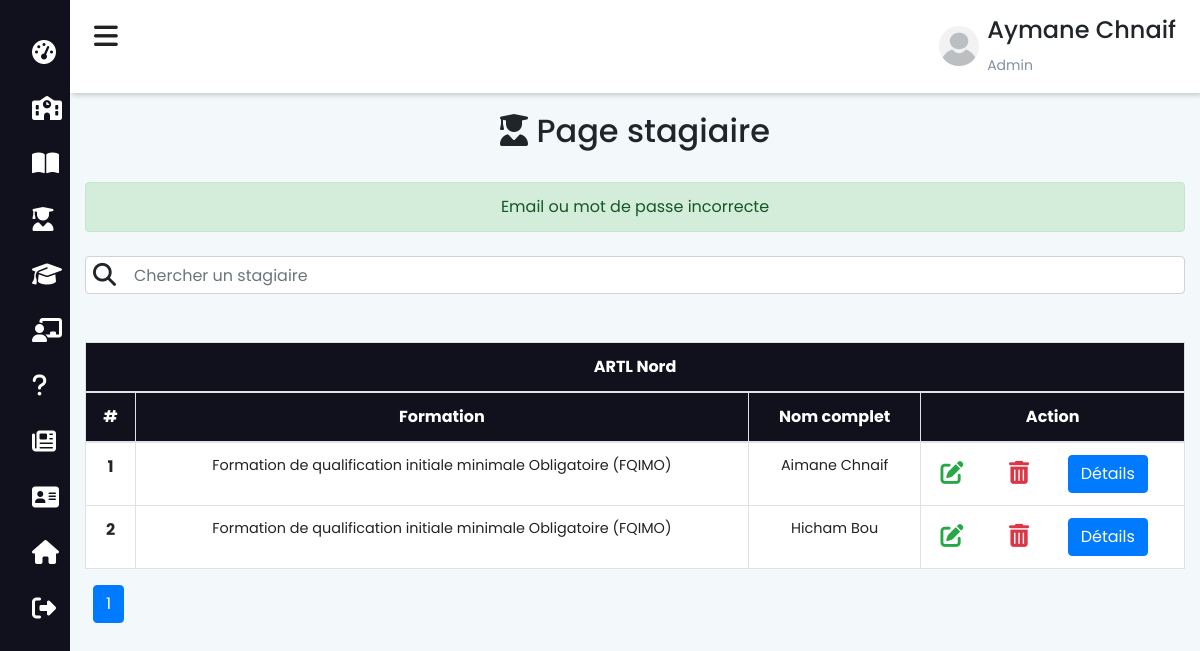
The page /admin/stagiaire.php (signed in) on the database as committed earlier.
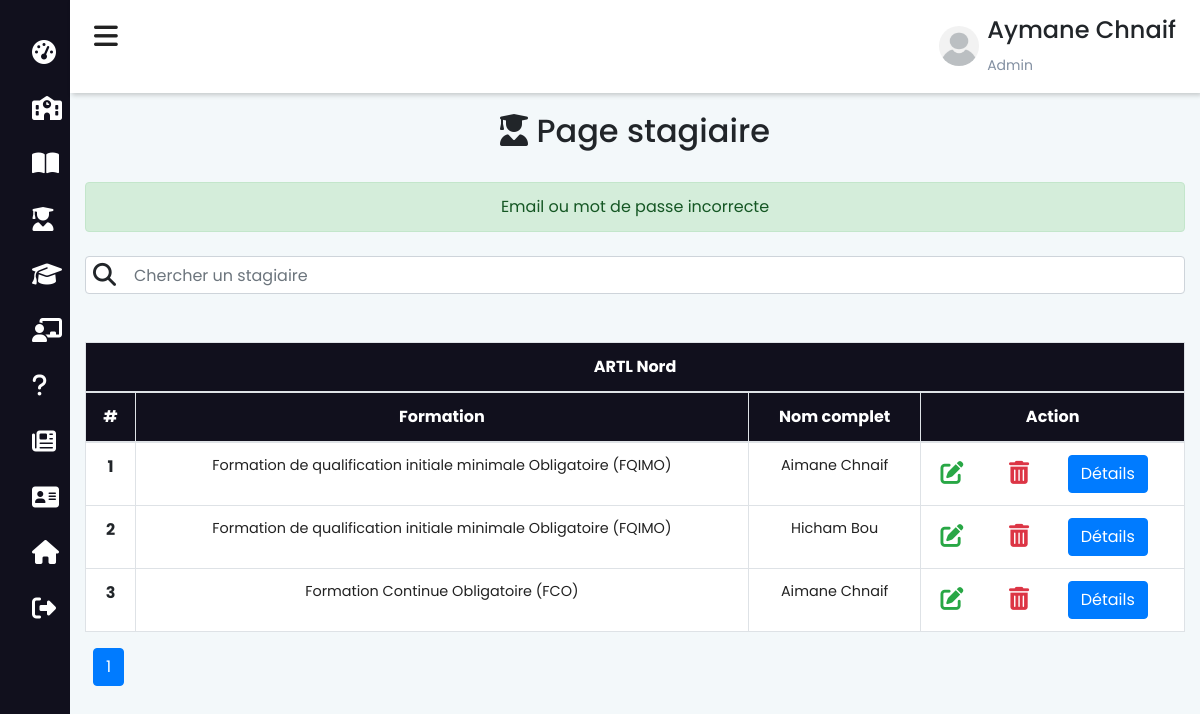
The same page on the database as committed later.
### tables this page shows
CREATE TABLE `etudiant` (
  `etud_id` int(11) NOT NULL,
  `etud_nom` varchar(200) NOT NULL,
  `etud_nom_arab` varchar(200) NOT NULL,
  `etud_prenom` varchar(200) NOT NULL,
  `etud_prenom_arabe` varchar(200) NOT NULL,
  `etud_email` varchar(200) NOT NULL,
  `etud_telephone` varchar(200) NOT NULL,
  `etud_motdepasse` varchar(200) NOT NULL,
  `etud_cin` varchar(200) NOT NULL,
  `etud_formation` int(11) NOT NULL,
  `etud_naissance` date NOT NULL,
  `etud_lieu_naissance` varchar(50) NOT NULL,
  `etud_adress` varchar(200) NOT NULL,
  `etud_permis` varchar(200) NOT NULL,
  `etud_cat_permis` varchar(200) NOT NULL,
  `etude_carte_pro` varchar(200) NOT NULL,
  `etud_permis_obt` date NOT NULL DEFAULT current_timestamp(),
  `etud_scan_cin` varchar(200) NOT NULL,
  `etud_scan_permis` varchar(200) NOT NULL,
  `etud_scan_visite` varchar(200) NOT NULL,
  `etud_promos` int(11) DEFAULT NULL,
  `etud_image` varchar(500) NOT NULL,
  `etud_inscription` date NOT NULL DEFAULT current_timestamp()
);

CREATE TABLE `formation` (
  `for_id` int(11) NOT NULL,
  `for_nom` varchar(200) NOT NULL,
  `for_nom_arab` varchar(200) NOT NULL,
  `for_pres` text NOT NULL,
  `for_pres_arab` text NOT NULL,
  `for_descr` text NOT NULL,
  `for_desc_arab` text NOT NULL
);

### functions/db.php (called while the page is built, shortened)
<?php
    class DBController{
        protected $host = "localhost";
        protected $user = "root";
        protected $password = "";
        protected $db = "ecole";
        public function __construct(){
            $this->conn = mysqli_connect($this->host, $this->user, $this->password, $this->db);
        }
    }
?>

### admin/stagiaire.php (the view, shortened to what the changed rows need)
<?php include_once "../session.php"; ?>
<?php
$result = $db->conn->query("SELECT `etud_id` FROM `etudiant` INNER JOIN `formation` ON for_id=etud_formation");
$per_page = 20;
$start = 0;
$current_page = 1;
$record = $result->num_rows;
$pages = ceil($record / $per_page);
$result = $db->conn->query("SELECT * FROM `etudiant` INNER JOIN `formation` ON for_id=etud_formation LIMIT $start, $per_page");
?>
<!DOCTYPE html>
<html lang="en">
<head>
    <?php
        include_once "../includes/header.php";
    ?>
</head>
<body>
    <div class="main-content">
        <header>
            <?php include 'admin.php' ?>
        </header>
        <div class="container-fluid mt-5 pt-5">
            <div class="text-center py-3">
                <h2><i class="fas fa-user-graduate"></i> Page stagiaire</h2>
            </div>
            <table class="table bg-white table-bordered mt-5">
                <thead class="text-center text-white" style="background-color: #11101d;">
                    <tr>
                        <th scope="col" colspan="9">ARTL Nord</th>
                    </tr>
                    <tr>
                        <th scope="col">#</th>
                        <th scope="col">Formation</th>
                        <th scope="col">Nom complet</th>
                        <th scope="col">Action</th>
                    </tr>
                </thead>
                <tbody class="text-center" id="result">
                    <?php
                    if ($result->num_rows <= 0) {
                    ?>
                        <tr>
                            <th scope="col" colspan="4">
                                <h2>Pas de statgiaire</h2>
                            </th>
                        </tr>
                        <?php
                    } else {
                        $i = 1;
                        while ($etudiant = $result->fetch_assoc()) {
                        ?>
                            <tr>
                                <th scope="row"><?php echo $i++ ?></th>
                                <td><?php echo $etudiant['for_nom']; ?></td>
                                <td><?php echo $etudiant['etud_prenom'] . " " . $etudiant['etud_nom']; ?></td>
                                <td>
                                    <div class="row align-items-center">
                                        <div class="col-md-3">
                                            <a href="modifier-stagiaire?id=<?php echo $etudiant['etud_id'] ?>" target="_blank">
                                                <i class="fas fa-edit text-success awesome-size"></i>
                                            </a>
                                        </div>
                                        <div class="col-md-3">
                                            <form action="" method="POST">
                                                <button type="submit" class="btn-style" name="submit_etudiant" onclick='return confirm("Voulez-vous supprimer ce stagiaire")'>
                                                    <i class="fas fa-trash-alt text-danger awesome-size"></i>
                                                </button>
                                            </form>
                                        </div>
                                        <div class="col-md-4">
                                            <button type="button" class="btn btn-primary btn-id" id="btn-id" data-toggle="modal" data-target="#exampleModal" data-id="<?php echo $etudiant['etud_id'] ?>">Détails</button>
                                        </div>
                                    </div>
                                </td>
                            </tr>
                    <?php
                        }
                    }
                    ?>
                </tbody>
            </table>
            <nav aria-label="Page navigation example" class="pb-1">
                <ul class="pagination">
                    <?php
                    for ($n = 1; $n <= $pages; $n++) {
                        $calss = '';
                        if ($current_page == $n) {
                            $calss = "active";
                        }
                    ?>
                        <li class="page-item <?php echo $calss ?> ml-2"><a class="page-link" href="?page=<?php echo $n ?>"><?php echo $n ?></a></li>
                    <?php
                    }
                    ?>
                </ul>
            </nav>
        </div>
</body>
</html>

Rows that differ between the two databases and show on the page:
added etudiant: etud_formation.for_nom "Formation Continue Obligatoire (FCO)", etud_prenom "Aimane", etud_nom "Chnaif"
